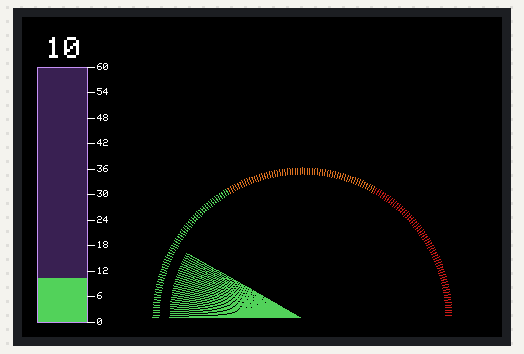
Simulated run of this sketch. Board: Arduino Uno, built with avr-gcc and run on an emulated ATmega328P. Shown: 480×320 colour display.

Above: at 2.0 s.
At 9.4 s:
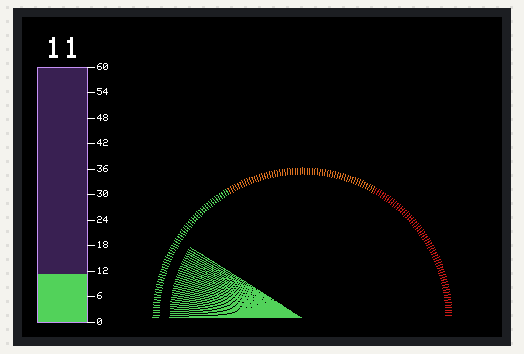
At 16.8 s:
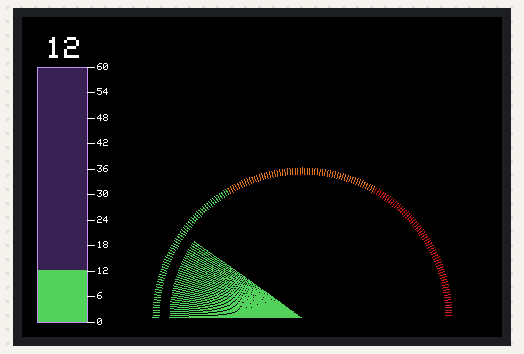
At 24.2 s:
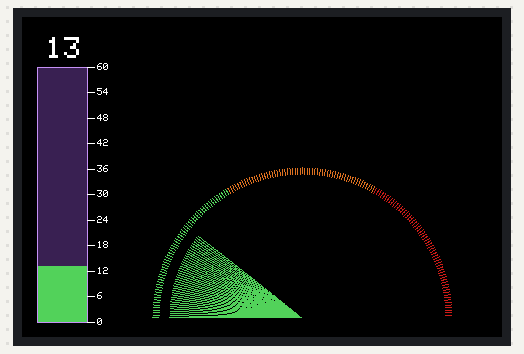
At 31.6 s:
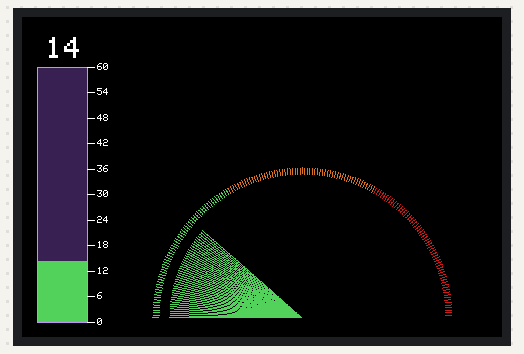
At 37.2 s:
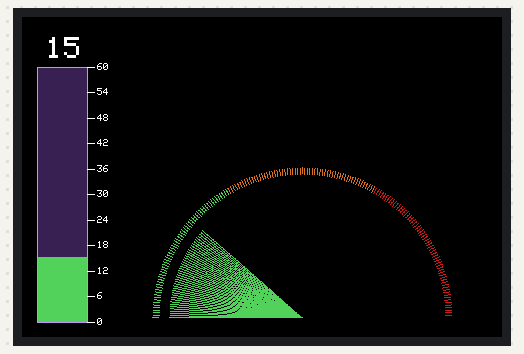

The sketch:

TFT_FRONT_GUI.ino
```cpp
#include <LCDWIKI_GUI.h> //Core graphics library
#include <LCDWIKI_KBV.h> //Hardware-specific library
#include <math.h> //Math Library

LCDWIKI_KBV my_lcd(320,480,A3,A2,A1,A0,A4);//width,height,cs,cd,wr,rd,reset

#define MAX_VALUE 60

uint8_t cps=10;
uint8_t previous_cps_bar=0;
uint8_t previous_cps_curve=0;
bool flag_init=false;
bool flag_curve=false;
int time_now = millis();

void setup() {
  Serial.begin(9600);
  my_lcd.Init_LCD();
  my_lcd.Set_Rotation(1);
  my_lcd.Fill_Screen(0, 0, 0);

}

void loop() {


if(millis()-time_now>1000)
{
  time_now = millis();
  if(cps>=60)
  {
    cps=0;
  }
  else
  {
    cps=cps+1;
  }
}
Bar_Create_Update(15, 50, 65, 305, MAX_VALUE);
Curve_Create_Update(280,300,MAX_VALUE,150);

}

void Bar_Create_Update(uint16_t x1,uint16_t y1,uint16_t x2,uint16_t y2,uint8_t max_val)
{
  if(flag_init == false)
  {
  my_lcd.Set_Draw_color(198, 144, 245);
  my_lcd.Draw_Rectangle(x1, y1, x2,y2);
  my_lcd.Set_Draw_color(59, 33, 82);
  my_lcd.Fill_Rectangle(x1+1, y1+1, x2-1,y2-1);

  uint8_t count_x;
  uint8_t count_y;

  for(count_y=0;count_y<11;count_y++)
  {
    for(count_x=0;count_x<8;count_x++)
    {
    my_lcd.Set_Draw_color(255, 255, 255);
    my_lcd.Draw_Pixel( x2+count_x, y2-((y2-y1)*0.1*count_y));
    }

    my_lcd.Set_Text_colour(255, 255, 255);
    my_lcd.Set_Text_Size(1);
    my_lcd.Set_Text_Mode(1);
    my_lcd.Print_String(String(int(max_val*count_y*0.1)), x2+count_x+2, y2-((y2-y1)*0.1*count_y)-4);

  }
  flag_init = true;
  }

  uint8_t threshold1 = max_val/3;
  uint8_t threshold2 = (max_val*2)/3;

 if(cps != previous_cps_bar)
 {
  previous_cps_bar =cps;
  if(cps<threshold1)
  {
    my_lcd.Set_Draw_color(59, 33, 82);
    my_lcd.Fill_Rectangle(x1+1, y1+1, x2-1,(y2-1)-(float(y2-y1-2)*(float(cps)/float(max_val))));
    my_lcd.Set_Draw_color(84, 209, 91);
    my_lcd.Fill_Rectangle(x1+1,(y2-1)-(float(y2-y1-2)*(float(cps)/float(max_val))), x2-1,y2-1);

  }

  else if(cps<threshold2)
  {
    my_lcd.Set_Draw_color(59, 33, 82);
    my_lcd.Fill_Rectangle(x1+1, y1+1, x2-1,(y2-1)-(float(y2-y1-2)*(float(cps)/float(max_val))));
    my_lcd.Set_Draw_color(222, 115, 33);
    my_lcd.Fill_Rectangle(x1+1,(y2-1)-(float(y2-y1-2)*(float(cps)/float(max_val))), x2-1,y2-1);
  }

  else if(cps<=max_val)
  {
    my_lcd.Set_Draw_color(59, 33, 82);
    my_lcd.Fill_Rectangle(x1+1, y1+1, x2-1,(y2-1)-(float(y2-y1-2)*(float(cps)/float(max_val))));
    my_lcd.Set_Draw_color(204, 30, 24);
    my_lcd.Fill_Rectangle(x1+1,(y2-1)-(float(y2-y1-2)*(float(cps)/float(max_val))), x2-1,y2-1);
  }

    my_lcd.Set_Text_colour(255, 255, 255);
    my_lcd.Set_Text_Size(3);
    my_lcd.Set_Text_Mode(0);
    my_lcd.Set_Text_Back_colour(0,0,0);
    my_lcd.Print_String(String(cps), x1+9, y1-30);

 }

}

void Curve_Create_Update(uint16_t x1,uint16_t y1,uint8_t max_val, uint8_t magnitude)
{
  uint16_t angle;
  uint16_t x_val,y_val;
  uint8_t magnitude_change;
  uint8_t width = 7;
  if(flag_curve == false)
  {
  for(angle =180; angle>=180-60; angle--)
  {
  for(magnitude_change=magnitude;magnitude_change>magnitude-width;magnitude_change--)
  {
    x_val = float(magnitude_change)*cos((angle*PI)/180);
    y_val = float(magnitude_change)*sin((angle*PI)/180);
    my_lcd.Set_Draw_color(84, 209, 91);
    my_lcd.Draw_Pixel(x1+x_val,y1-y_val);
  }

  }

  for(angle =120; angle>=180-120; angle--)
  {
  for(magnitude_change=magnitude;magnitude_change>magnitude-width;magnitude_change--)
  {
    x_val = float(magnitude_change)*cos((angle*PI)/180);
    y_val = float(magnitude_change)*sin((angle*PI)/180);
    my_lcd.Set_Draw_color(222, 115, 33);
    my_lcd.Draw_Pixel(x1+x_val,y1-y_val);
  }

  }

  for(angle =60; angle>0; angle--)
  {
  for(magnitude_change=magnitude;magnitude_change>magnitude-width;magnitude_change--)
  {
    x_val = float(magnitude_change)*cos((angle*PI)/180);
    y_val = float(magnitude_change)*sin((angle*PI)/180);
    my_lcd.Set_Draw_color(204, 30, 24);
    my_lcd.Draw_Pixel(x1+x_val,y1-y_val);
  }

  }
  flag_curve=true;
  }

   uint8_t threshold1 = max_val/3;
   uint8_t threshold2 = (max_val*2)/3;

 if(cps != previous_cps_curve)
 {
   previous_cps_curve = cps;
   if(cps<threshold1)
  {
  for(angle =180; angle>int(180-(float(cps)/float(max_val))*180); angle--)
  {
  for(magnitude_change=magnitude-width-10;magnitude_change>0;magnitude_change--)
  {
    x_val = float(magnitude_change)*cos((angle*PI)/180);
    y_val = float(magnitude_change)*sin((angle*PI)/180);
    my_lcd.Set_Draw_color(84, 209, 91);
    my_lcd.Draw_Pixel(x1+x_val,y1-y_val);
  }
  }

  for(angle =int(180-(float(cps)/float(max_val))*180); angle>0; angle--)
  {
  for(magnitude_change=magnitude-width-10;magnitude_change>0;magnitude_change--)
  {
    x_val = float(magnitude_change)*cos((angle*PI)/180);
    y_val = float(magnitude_change)*sin((angle*PI)/180);
    my_lcd.Set_Draw_color(0, 0, 0);
    my_lcd.Draw_Pixel(x1+x_val,y1-y_val);
  }
  }

  }

  else if(cps<threshold2)
  {
   for(angle =120; angle>int(180-(float(cps)/float(max_val))*180); angle--)
  {
  for(magnitude_change=magnitude-width-10;magnitude_change>0;magnitude_change--)
  {
    x_val = float(magnitude_change)*cos((angle*PI)/180);
    y_val = float(magnitude_change)*sin((angle*PI)/180);
    my_lcd.Set_Draw_color(222, 115, 33);
    my_lcd.Draw_Pixel(x1+x_val,y1-y_val);
  }
  }

  for(angle =int(180-(float(cps)/float(max_val))*180); angle>0; angle--)
  {
  for(magnitude_change=magnitude-width-10;magnitude_change>0;magnitude_change--)
  {
    x_val = float(magnitude_change)*cos((angle*PI)/180);
    y_val = float(magnitude_change)*sin((angle*PI)/180);
    my_lcd.Set_Draw_color(0, 0, 0);
    my_lcd.Draw_Pixel(x1+x_val,y1-y_val);
  }
  }

  }

  else if(cps<=max_val)
  {
   for(angle =60; angle>int(180-(float(cps)/float(max_val))*180); angle--)
  {
  for(magnitude_change=magnitude-width-10;magnitude_change>0;magnitude_change--)
  {
    x_val = float(magnitude_change)*cos((angle*PI)/180);
    y_val = float(magnitude_change)*sin((angle*PI)/180);
    my_lcd.Set_Draw_color(204, 30, 24);
    my_lcd.Draw_Pixel(x1+x_val,y1-y_val);
  }
  }

  for(angle =int(180-(float(cps)/float(max_val))*180); angle>0; angle--)
  {
  for(magnitude_change=magnitude-width-10;magnitude_change>0;magnitude_change--)
  {
    x_val = float(magnitude_change)*cos((angle*PI)/180);
    y_val = float(magnitude_change)*sin((angle*PI)/180);
    my_lcd.Set_Draw_color(0, 0, 0);
    my_lcd.Draw_Pixel(x1+x_val,y1-y_val);
  }
  }
  }
 }

 }
```

Measured:
- what the display in image 1 shows lasts 5.9 s, from 9.4 s to 15.3 s
- what the display in image 2 shows lasts 5.7 s, from 16.8 s to 22.5 s
- what the display in image 3 shows lasts 5.6 s, from 24.2 s to 29.8 s
- what the display in image 4 shows lasts 5.5 s, from 31.6 s to 37.1 s
